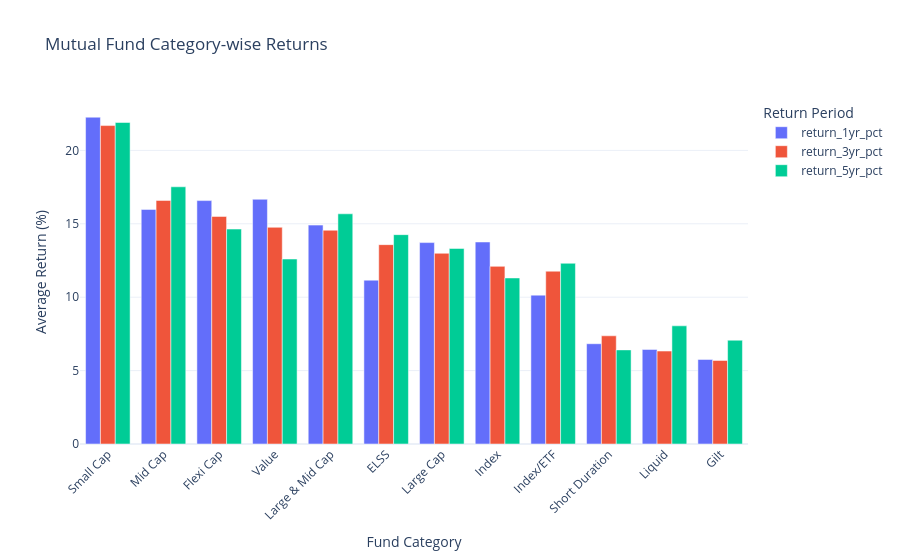

Notebook code cell kept with this figure:
### Code cell
category_plot = category_performance.reset_index()

fig = px.bar(
    category_plot,
    x='category',
    y=[
        'return_1yr_pct',
        'return_3yr_pct',
        'return_5yr_pct'
    ],
    barmode='group',
    title='Mutual Fund Category-wise Returns',
    labels={
        'category': 'Fund Category',
        'value': 'Average Return (%)',
        'variable': 'Return Period'
    }
)

fig.update_layout(
    template='plotly_white',
    xaxis_title='Fund Category',
    yaxis_title='Average Return (%)',
    xaxis_tickangle=-45
)

fig.show()

### Figure 1 — Plotly figure (JSON) as saved in the notebook; plotly's stock layout.template omitted (floating-point values rounded to 4 significant figures)
{"data": [{"alignmentgroup": "True", "hovertemplate": "Return Period=return_1yr_pct<br>Fund Category=%{x}<br>Average Return (%)=%{y}<extra></extra>", "legendgroup": "return_1yr_pct", "marker": {"color": "#636efa", "pattern": {"shape": ""}}, "name": "return_1yr_pct", "offsetgroup": "return_1yr_pct", "orientation": "v", "showlegend": true, "textposition": "auto", "type": "bar", "x": ["Small Cap", "Mid Cap", "Flexi Cap", "Value", "Large & Mid Cap", "ELSS", "Large Cap", "Index", "Index/ETF", "Short Duration", "Liquid", "Gilt"], "xaxis": "x", "y": [22.26, 15.98, 16.58, 16.67, 14.91, 11.16, 13.72, 13.76, 10.14, 6.83, 6.44, 5.76], "yaxis": "y"}, {"alignmentgroup": "True", "hovertemplate": "Return Period=return_3yr_pct<br>Fund Category=%{x}<br>Average Return (%)=%{y}<extra></extra>", "legendgroup": "return_3yr_pct", "marker": {"color": "#EF553B", "pattern": {"shape": ""}}, "name": "return_3yr_pct", "offsetgroup": "return_3yr_pct", "orientation": "v", "showlegend": true, "textposition": "auto", "type": "bar", "x": ["Small Cap", "Mid Cap", "Flexi Cap", "Value", "Large & Mid Cap", "ELSS", "Large Cap", "Index", "Index/ETF", "Short Duration", "Liquid", "Gilt"], "xaxis": "x", "y": [21.69, 16.59, 15.5, 14.76, 14.56, 13.58, 12.99, 12.1, 11.77, 7.37, 6.33, 5.69], "yaxis": "y"}, {"alignmentgroup": "True", "hovertemplate": "Return Period=return_5yr_pct<br>Fund Category=%{x}<br>Average Return (%)=%{y}<extra></extra>", "legendgroup": "return_5yr_pct", "marker": {"color": "#00cc96", "pattern": {"shape": ""}}, "name": "return_5yr_pct", "offsetgroup": "return_5yr_pct", "orientation": "v", "showlegend": true, "textposition": "auto", "type": "bar", "x": ["Small Cap", "Mid Cap", "Flexi Cap", "Value", "Large & Mid Cap", "ELSS", "Large Cap", "Index", "Index/ETF", "Short Duration", "Liquid", "Gilt"], "xaxis": "x", "y": [21.9, 17.52, 14.64, 12.6, 15.68, 14.26, 13.32, 11.31, 12.31, 6.41, 8.05, 7.07], "yaxis": "y"}], "layout": {"barmode": "group", "legend": {"title": {"text": "Return Period"}, "tracegroupgap": 0}, "title": {"text": "Mutual Fund Category-wise Returns"}, "xaxis": {"anchor": "y", "domain": [0, 1], "tickangle": -45, "title": {"text": "Fund Category"}}, "yaxis": {"anchor": "x", "domain": [0, 1], "title": {"text": "Average Return (%)"}}}}
